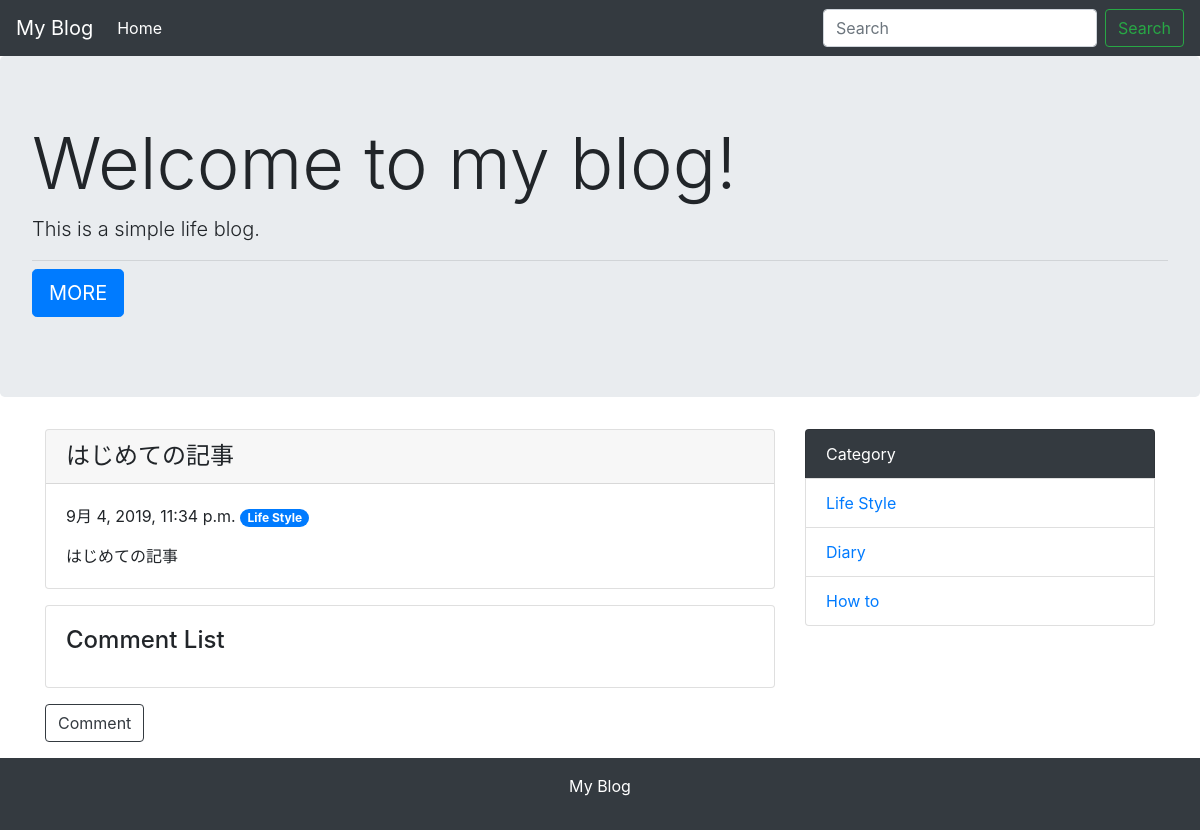
/detail/1, run on the app's committed database.
### blog/models.py (models this page shows, shortened)
class Post(models.Model):
    title = models.CharField('タイトル', max_length=150)
    text = models.TextField('本文')
    created_at = models.DateTimeField('作成日', default=timezone.now)
    category = models.ForeignKey(
        Category, verbose_name='カテゴリ', on_delete=models.PROTECT
    )

class Category(models.Model):
    name = models.CharField('カテゴリ名', max_length=150)
    def __str__(self):
        return self.name

### blog/views.py (the view)
# urls.py: path('detail/<int:pk>', views.DetailView.as_view(), name='detail'),
class DetailView(generic.DetailView):
    model = Post

### blog/context_processors.py (called while the page is built)
def common(request):
    context = {
        'category_list':Category.objects.all(),
    }
    return context

### blog/templates/blog/post_detail.html (shortened to what this page needs)
{% extends 'blog/base.html' %}
{% block content %}
    <div class="card mb-3">
     <h4 class="card-header bg-gray">{{ post.title }}</h4>
      <div class="card-body">
        <p>{{ post.created_at }} <span class="badge badge-pill badge-primary">{{ post.category }}</span></p>
        {{ post.text | linebreaksbr | urlize }}
      </div>
    </div>
    <div class="card mb-3">
      <div class="card-body">
        <h4 class="card-title">Comment List</h4>
      </div>
    </div>
    <a class = "btn btn-outline-dark mb-3" href="{% url 'blog:comment' post.pk %}">Comment</a>
{% endblock %}

### blog/templates/blog/base.html (shortened to what this page needs)
<!doctype html>
<html lang="ja">
  <head>
    <link rel="stylesheet" href="https://maxcdn.bootstrapcdn.com/bootstrap/4.0.0-beta.2/css/bootstrap.min.css">
  </head>
  <body>
  <nav class="navbar navbar-expand-lg navbar-dark bg-dark">
  <a class="navbar-brand" href="{% url 'blog:index' %}">My Blog</a>
  <div class="collapse navbar-collapse" id="navbarSupportedContent">
    <ul class="navbar-nav mr-auto">
      <li class="nav-item active">
        <a class="nav-link" href="{% url 'blog:index' %}">Home <span class="sr-only">(current)</span></a>
      </li>
    </ul>
    <form class="form-inline my-2 my-lg-0" method="GET" action="{% url 'blog:index' %}">
      <input class="form-control mr-sm-2" type="text" placeholder="Search" aria-label="Search" name="keyword">
      <button class="btn btn-outline-success my-2 my-sm-0" type="submit">Search</button>
    </form>
  </div>
</nav>
<div class="jumbotron">
  <h1 class="display-3">Welcome to my blog!</h1>
  <p class="lead">This is a simple life blog.</p>
  <hr class="my-2">
  <p class="lead">
    <a class="btn btn-primary btn-lg" href="#!" role="button">MORE</a>
  </p>
</div>
  <div class="container">
      <div class="row">
          <div class="col-md-8">
                    {% block content %}
                    {% endblock %}
          </div>
          <div class="col-md-4">
            <ul class="list-group mb-3">
              <li class="list-group-item bg-dark text-white">Category</li>
              {% for category in category_list %}
                  <li class="list-group-item"><a href="{% url 'blog:category' category.pk %}">{{ category }}</a></li>
              {% endfor %}
            </ul>
          </div>
      </div>
  </div>
    <footer class="bg-dark text-white text-center py-3">
        <p>My Blog</p>
    </footer>
  </body>
</html>

### data on the page
Post: title "はじめての記事", created_at "9月 4, 2019, 11:34 p.m.", category "Life Style", text "はじめての記事"
Category: name "Life Style"
Category: name "Diary"
Category: name "How to"
